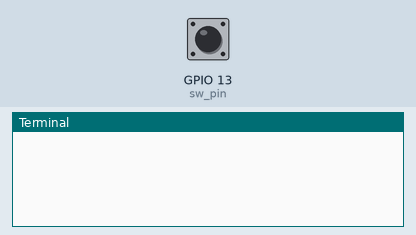
This program was run on a simulated Raspberry Pi (BCM pin numbers). On the bench: the last lines printed to the terminal. The test bench sets the inputs (shaded band); at power-on: GPIO 13 (sw_pin) HIGH.

Above: at 1.2 s.
1.3 s: GPIO 13 (sw_pin) pulled LOW for 0.15 s
At 1.7 s:
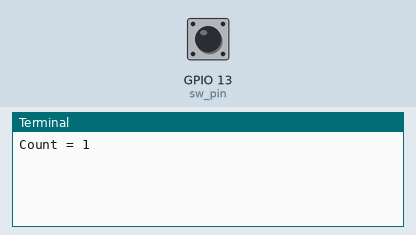
2.9 s: GPIO 13 (sw_pin) pulled LOW for 1 s
At 4.7 s:
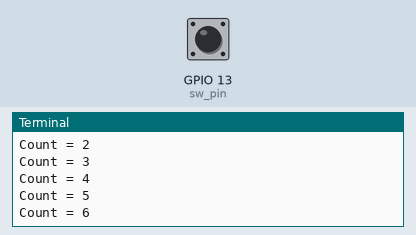
5.4 s: GPIO 13 (sw_pin) pulled LOW for 0.15 s
At 6.0 s:
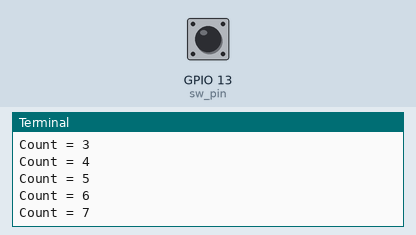
Timing chart, 0 to 8.4 s (numbered marks = the images above; inputs shaded):
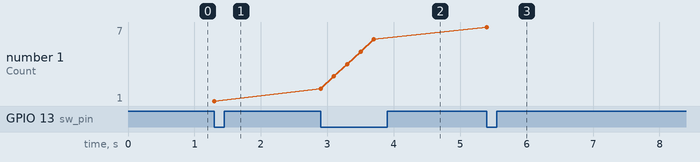

The program:

Counter_SW_P13.py
```python
import RPi.GPIO as GPIO
import time
sw_pin=13
count = 0
GPIO.setmode(GPIO.BCM)
GPIO.setup(sw_pin,GPIO.IN,pull_up_down=GPIO.PUD_UP)
try :
  while 1:
    st_sw = GPIO.input(sw_pin)
    if st_sw == 0:
      count += 1
      print("Count = %d " % count)
      time.sleep(0.2)
finally :
  GPIO.cleanup()
```

Measured:
- after the input at 1.3 s, the terminal: prints a new line at once (image 1)
- after the input at 2.9 s, the terminal: prints a new line at once (image 2)
- after the input at 5.4 s, the terminal: prints a new line at once (image 3)
- plotted number 1: 1 → 6 after the input at 2.9 s, 6 → 7 after the input at 5.4 s
